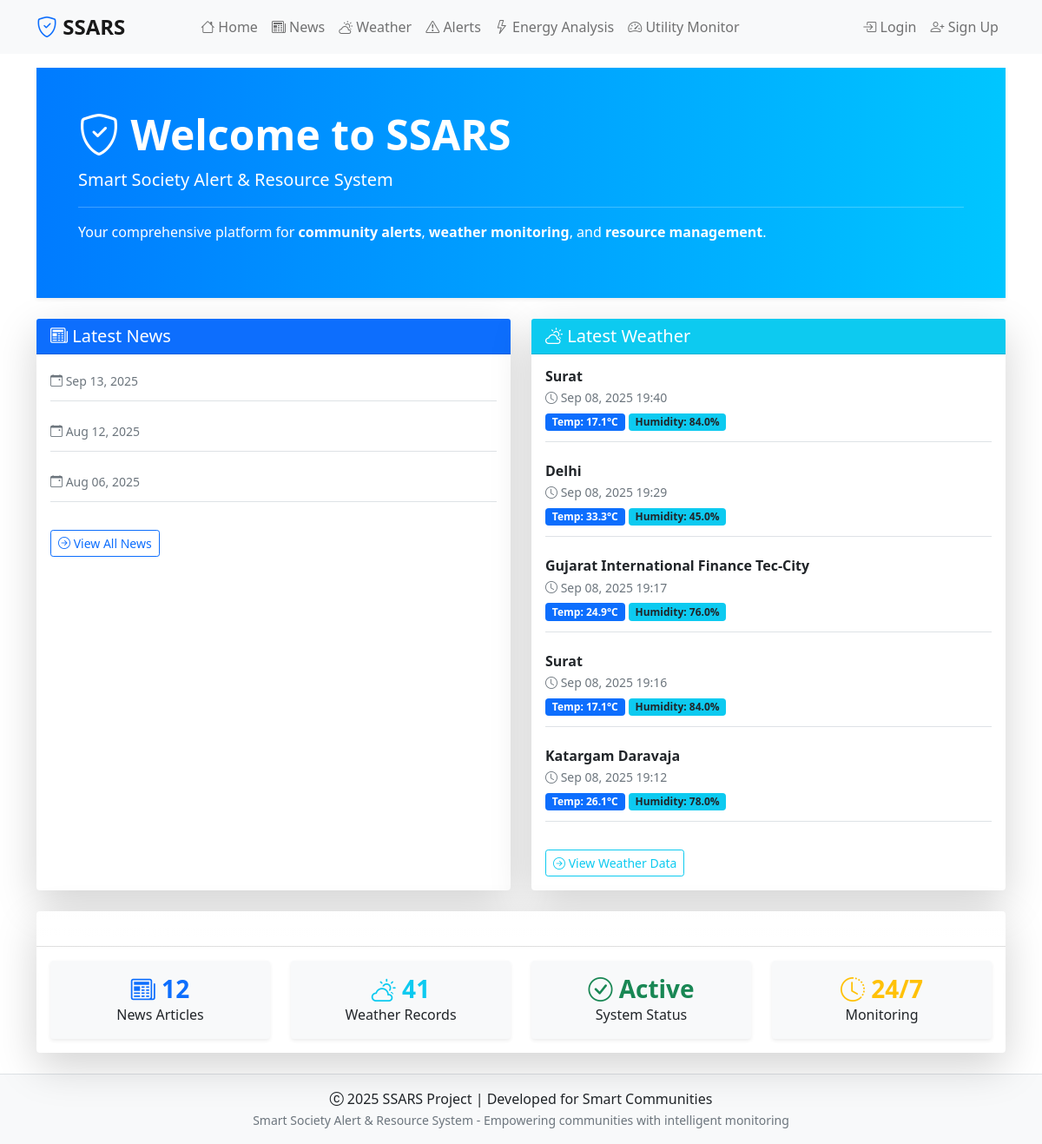
The page / on the database its author committed.
### news/models.py (models this page shows, shortened)
class News(models.Model):
    headline=models.CharField(max_length=200)
    body=models.TextField()
    date=models.DateField()
    imageURL=models.TextField(null=True, blank=True)

### weather/models.py (models this page shows, shortened)
class WeatherData(models.Model):
    dt_txt = models.DateTimeField()
    city = models.CharField(max_length=100)
    temp = models.FloatField()
    temp_min = models.FloatField(default=0.0)
    temp_max = models.FloatField(default=0.0)
    humidity = models.FloatField()
    pressure = models.IntegerField()
    speed = models.FloatField()
    visibility = models.FloatField()
    weather_main = models.CharField(max_length=50, default='')
    weather_description = models.CharField(max_length=100, default='')
    country = models.CharField(max_length=50, default='')
    feels_like = models.FloatField(default=0.0)
    wind_deg = models.FloatField(default=0.0)
    weather_type = models.CharField(max_length=50, default='', blank=True)
    weather_subtype = models.CharField(max_length=100, default='', blank=True)
    uv_index = models.FloatField(default=0.0)
    cloudiness = models.IntegerField(default=0)
    precipitation = models.FloatField(default=0.0)
    class Meta:
        ordering = ['-dt_txt']
        indexes = [
            models.Index(fields=['city', 'dt_txt']),
            models.Index(fields=['weather_type']),
            models.Index(fields=['temp']),
        ]

### ssars/views.py (the view)
# urls.py: 2. Add a URL to urlpatterns:  path('', views.home, name='home')
def home(request):
    latest_news = News.objects.all().order_by('-date')[:3]
    latest_weather = WeatherData.objects.all().order_by('-dt_txt')[:5]
    weather_api = WeatherAPI()
    current_weather = weather_api.get_current_weather('Mumbai')  # Default city
    context = {
        'latest_news': latest_news,
        'latest_weather': latest_weather,
        'current_weather': current_weather,
        'news_count': News.objects.count(),
        'weather_count': WeatherData.objects.count(),
    }
    return render(request, 'home.html', context)

### weather/utils.py (called while the page is built, shortened)
    def get_geocode(self, city):
        url = f"http://api.openweathermap.org/geo/1.0/direct"
        params = {
            'q': city,
            'limit': 1,
            'appid': self.api_key
        }
        try:
            response = requests.get(url, params=params)
            response.raise_for_status()
            data = response.json()
            if data:
                return {
                    'lat': data[0]['lat'],
                    'lon': data[0]['lon'],
                    'name': data[0]['name'],
                    'country': data[0]['country']
                }
            return None
        except Exception as e:
            print(f"Error getting geocode: {e}")
            return None

    def get_current_weather(self, city):
        geocode = self.get_geocode(city)
        if not geocode:
            return None

### ssars/templates/home.html (shortened to what this page needs)
{% extends 'base.html' %}
{% block content %}
<div class="row">
    <div class="col-12">
        <div class="bg-gradient-primary-to-secondary p-5 rounded-4 mb-4 shadow-sm text-white" style="background: linear-gradient(90deg, #007bff 0%, #00c6ff 100%);">
            <h1 class="display-5 fw-bold mb-2"><i class="bi bi-shield-check"></i> Welcome to SSARS</h1>
            <p class="lead mb-2">Smart Society Alert & Resource System</p>
            <hr class="border-light">
            <p>Your comprehensive platform for <span class="fw-bold">community alerts</span>, <span class="fw-bold">weather monitoring</span>, and <span class="fw-bold">resource management</span>.</p>
        </div>
    </div>
</div>
<div class="row g-4">
    <div class="col-md-6">
        <div class="card border-0 shadow-lg rounded-4 h-100">
            <div class="card-header bg-primary text-white rounded-top-4">
                <h5 class="mb-0"><i class="bi bi-newspaper"></i> Latest News</h5>
            </div>
            <div class="card-body">
                {% if latest_news %}
                    {% for news in latest_news %}
                        <div class="mb-4 pb-2 border-bottom">
                            <p class="text-muted small mb-1"><i class="bi bi-calendar-event"></i> {{ news.date|date:"M d, Y" }}</p>
                        </div>
                    {% endfor %}
                    <a href="{% url 'news' %}" class="btn btn-outline-primary btn-sm mt-2"><i class="bi bi-arrow-right-circle"></i> View All News</a>
                {% else %}
                    <p class="text-muted">No news available.</p>
                {% endif %}
            </div>
        </div>
    </div>
    <div class="col-md-6">
        <div class="card border-0 shadow-lg rounded-4 h-100">
            <div class="card-header bg-info text-white rounded-top-4">
                <h5 class="mb-0"><i class="bi bi-cloud-sun"></i> Latest Weather</h5>
            </div>
            <div class="card-body">
                {% if latest_weather %}
                    {% for weather in latest_weather %}
                        <div class="mb-4 pb-2 border-bottom">
                            <h6 class="fw-bold mb-1">{{ weather.city }}</h6>
                            <p class="text-muted small mb-1"><i class="bi bi-clock"></i> {{ weather.dt_txt|date:"M d, Y H:i" }}</p>
                            <p class="mb-1">
                                <span class="badge bg-primary">Temp: {{ weather.temp|floatformat:1 }}°C</span>
                                <span class="badge bg-info text-dark">Humidity: {{ weather.humidity|floatformat:1 }}%</span>
                            </p>
                        </div>
                    {% endfor %}
                    <a href="{% url 'weather' %}" class="btn btn-outline-info btn-sm mt-2"><i class="bi bi-arrow-right-circle"></i> View Weather Data</a>
                {% else %}
                    <p class="text-muted">No weather data available.</p>
                {% endif %}
            </div>
        </div>
    </div>
</div>
<div class="row mt-4">
    <div class="col-12">
        <div class="card border-0 shadow-lg rounded-4">
            <div class="card-header bg-gradient rounded-top-4" style="background: linear-gradient(90deg, #007bff 0%, #00c6ff 100%);">
                <h5 class="mb-0 text-white"><i class="bi bi-bar-chart-line"></i> Quick Statistics</h5>
            </div>
            <div class="card-body">
                <div class="row text-center">
                    <div class="col-md-3 mb-3 mb-md-0">
                        <div class="p-3 rounded bg-light shadow-sm">
                            <h3 class="text-primary fw-bold mb-0"><i class="bi bi-newspaper"></i> {{ news_count }}</h3>
                            <p class="mb-0">News Articles</p>
                        </div>
                    </div>
                    <div class="col-md-3 mb-3 mb-md-0">
                        <div class="p-3 rounded bg-light shadow-sm">
                            <h3 class="text-info fw-bold mb-0"><i class="bi bi-cloud-sun"></i> {{ weather_count }}</h3>
                            <p class="mb-0">Weather Records</p>
                        </div>
                    </div>
                    <div class="col-md-3 mb-3 mb-md-0">
                        <div class="p-3 rounded bg-light shadow-sm">
                            <h3 class="text-success fw-bold mb-0"><i class="bi bi-check-circle"></i> Active</h3>
                            <p class="mb-0">System Status</p>
                        </div>
                    </div>
                    <div class="col-md-3">
                        <div class="p-3 rounded bg-light shadow-sm">
                            <h3 class="text-warning fw-bold mb-0"><i class="bi bi-clock-history"></i> 24/7</h3>
                            <p class="mb-0">Monitoring</p>
                        </div>
                    </div>
                </div>
            </div>
        </div>
    </div>
</div>
{% endblock %}

### ssars/templates/base.html (shortened to what this page needs)
<!DOCTYPE html>
<html>
<head>
	<link href="https://cdn.jsdelivr.net/npm/bootstrap@5.1.1/dist/css/bootstrap.min.css" rel="stylesheet" />
	<link href="https://cdn.jsdelivr.net/npm/bootstrap-icons@1.7.2/font/bootstrap-icons.css" rel="stylesheet" />
</head>
<body>
	<nav class="navbar navbar-expand-lg navbar-light bg-light mb-3">
		<div class="container">
			<a class="navbar-brand" href="{% url 'home' %}">
				<i class="bi bi-shield-check text-primary"></i> SSARS
			</a>
			<div class="collapse navbar-collapse" id="navbarNavAltMarkup">
				<div class="navbar-nav navbar-nav-center">
					<a class="nav-link" href="{% url 'home' %}">
						<i class="bi bi-house"></i> Home
					</a>
					<a class="nav-link" href="{% url 'news' %}">
						<i class="bi bi-newspaper"></i> News
					</a>
					<a class="nav-link" href="{% url 'weather' %}">
						<i class="bi bi-cloud-sun"></i> Weather
					</a>
					<a class="nav-link" href="{% url 'weather_alerts' %}">
						<i class="bi bi-exclamation-triangle"></i> Alerts
					</a>
					<a class="nav-link" href="{% url 'energy_analysis:dashboard' %}">
						<i class="bi bi-lightning"></i> Energy Analysis
					</a>
					<a class="nav-link" href="{% url 'energy_analysis:utility_monitor' %}">
						<i class="bi bi-speedometer2"></i> Utility Monitor
					</a>
				</div>
				<div class="navbar-nav navbar-nav-right">
					{% if user.is_authenticated %}
						<div class="nav-item dropdown">
							<a class="nav-link dropdown-toggle" href="#" id="navbarDropdown" role="button" data-bs-toggle="dropdown" aria-expanded="false">
								<i class="bi bi-person-circle"></i> {{ user.username }}
							</a>
							<ul class="dropdown-menu" aria-labelledby="navbarDropdown">
								<li><a class="dropdown-item" href="{% url 'logoutaccount' %}">
									<i class="bi bi-box-arrow-right"></i> Logout
								</a></li>
							</ul>
						</div>
					{% else %}
						<a class="nav-link" href="{% url 'loginaccount' %}">
							<i class="bi bi-box-arrow-in-right"></i> Login
						</a>
						<a class="nav-link" href="{% url 'signupaccount' %}">
							<i class="bi bi-person-plus"></i> Sign Up
						</a>
					{% endif %}
				</div>
			</div>
		</div>
	</nav>
	<div class="container">
		{% block content %}
		{% endblock content %}
	</div>
	<footer class="footer mt-4">
		<div class="container">
			<div class="row">
				<div class="col-12">
					<p class="mb-0">
						<i class="bi bi-c-circle"></i> 2025 SSARS Project | Developed for Smart Communities
					</p>
					<small class="text-muted">
						Smart Society Alert & Resource System - Empowering communities with intelligent monitoring
					</small>
				</div>
			</div>
		</div>
	</footer>
</body>
</html>

### ssars/templates/base.html (style rules this page uses)
.navbar-brand { font-weight: bold; font-size: 1.5rem; }
.navbar-nav-center { margin: 0 auto; }
.navbar-nav-right { margin-left: auto; }
.footer { text-align: center; padding: 1rem 0; background-color: #f8f9fa; border-top: 1px solid #dee2e6; }

### rows shown on the page
News: date "Sep 13, 2025"
News: date "Aug 12, 2025"
News: date "Aug 06, 2025"
WeatherData: city "Surat", dt_txt "Sep 08, 2025 19:40", temp "17.1", humidity "84.0"
WeatherData: city "Delhi", dt_txt "Sep 08, 2025 19:29", temp "33.3", humidity "45.0"
WeatherData: city "Gujarat International Finance Tec-City", dt_txt "Sep 08, 2025 19:17", temp "24.9", humidity "76.0"
WeatherData: city "Surat", dt_txt "Sep 08, 2025 19:16", temp "17.1", humidity "84.0"
WeatherData: city "Katargam Daravaja", dt_txt "Sep 08, 2025 19:12", temp "26.1", humidity "78.0"

### other values the page prints
{{ news_count }} "12"
{{ weather_count }} "41"
